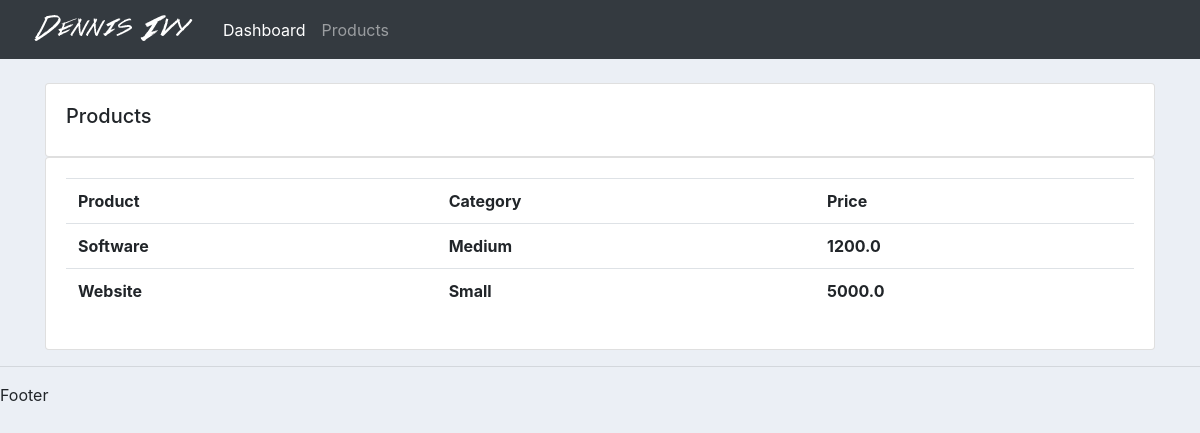
The app's page /product/ with its own data.
### accounts/models.py (models this page shows, shortened)
class Product(models.Model):
    CategoryItem = (
        ('Small', 'Small'),
        ('Medium', 'Medium'),
        ('Large', 'Large'),
    )
    name = models.CharField(max_length=60)
    price = models.FloatField(max_length=100, null=True)
    category = models.CharField(max_length=100, null=True, choices=CategoryItem)
    description = models.TextField(max_length=700, null=True)
    date_created =models.DateTimeField(null=True, auto_now_add=True)

### accounts/views.py (the view)
# urls.py: path('product/', views.product,name='product.page'),
def product(request):
    products = Product.objects.all()
    context = {
        'products': products
    }
    return render(request, 'accounts/product.html', context)

### accounts/templates/accounts/product.html (shortened to what this page needs)
{% extends "accounts/main.html" %}
{% block content %}
		<br>
		<div class="row">
			<div class="col-md">
				<div class="card card-body">
					<h5>Products</h5>
				</div>
				<div class="card card-body">
					<table class="table">
						<tr>
							<th>Product</th>
							<th>Category</th>
							<th>Price</th>
						</tr>
					{% for i in products %}
					<tr>
						<th>{{ i.name }}</th>
						<th>{{ i.category }}</th>
						<th>{{ i.price }}</th>
					</tr>
					{% endfor %}
					</table>
				</div>
			</div>
		</div>
{% endblock content %}

### static/css/main.css (style rules this page uses)
body { background-color: #ebeff5; }

### records on screen
Product: name "Software", category "Medium", price "1200.0"
Product: name "Website", category "Small", price "5000.0"
